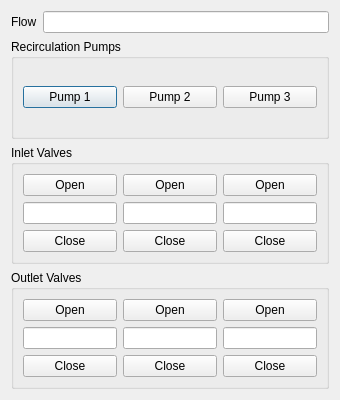
<?xml version="1.0" encoding="UTF-8"?>
<ui version="4.0">
 <class>Loop1</class>
 <widget class="QDialog" name="Loop1">
  <property name="geometry">
   <rect>
    <x>0</x>
    <y>0</y>
    <width>340</width>
    <height>400</height>
   </rect>
  </property>
  <property name="windowTitle">
   <string>Reactor Loop 1</string>
  </property>
  <layout class="QVBoxLayout" name="verticalLayout">
   <item>
    <layout class="QVBoxLayout" name="verticalLayout_2">
     <item>
      <layout class="QHBoxLayout" name="layoutLoop1Flow">
       <item>
        <widget class="QLabel" name="labelLoop1Flow">
         <property name="text">
          <string>Flow</string>
         </property>
        </widget>
       </item>
       <item>
        <widget class="QLineEdit" name="lineLoop1Flow"/>
       </item>
      </layout>
     </item>
     <item>
      <widget class="QGroupBox" name="groupLoop1Pump">
       <property name="title">
        <string>Recirculation Pumps</string>
       </property>
       <layout class="QGridLayout" name="gridLayout_4">
        <item row="0" column="0">
         <widget class="QPushButton" name="buttonLoop1Pump1">
          <property name="text">
           <string>Pump 1</string>
          </property>
          <property name="checkable">
           <bool>true</bool>
          </property>
         </widget>
        </item>
        <item row="0" column="1">
         <widget class="QPushButton" name="buttonLoop1Pump2">
          <property name="text">
           <string>Pump 2</string>
          </property>
          <property name="checkable">
           <bool>true</bool>
          </property>
         </widget>
        </item>
        <item row="0" column="2">
         <widget class="QPushButton" name="buttonLoop1Pump3">
          <property name="text">
           <string>Pump 3</string>
          </property>
          <property name="checkable">
           <bool>true</bool>
          </property>
         </widget>
        </item>
       </layout>
      </widget>
     </item>
     <item>
      <widget class="QGroupBox" name="groupLoop1Inlet">
       <property name="title">
        <string>Inlet Valves</string>
       </property>
       <layout class="QGridLayout" name="gridLayout_5">
        <item row="1" column="1">
         <widget class="QLineEdit" name="lineLoop1Inlet2"/>
        </item>
        <item row="0" column="0">
         <widget class="QPushButton" name="buttonLoop1Inlet1Open">
          <property name="text">
           <string>Open</string>
          </property>
         </widget>
        </item>
        <item row="0" column="2">
         <widget class="QPushButton" name="buttonLoop1Inlet3Open">
          <property name="text">
           <string>Open</string>
          </property>
         </widget>
        </item>
        <item row="0" column="1">
         <widget class="QPushButton" name="buttonLoop1Inlet2Open">
          <property name="text">
           <string>Open</string>
          </property>
         </widget>
        </item>
        <item row="1" column="2">
         <widget class="QLineEdit" name="lineLoop1Inlet3"/>
        </item>
        <item row="1" column="0">
         <widget class="QLineEdit" name="lineLoop1Inlet1"/>
        </item>
        <item row="2" column="0">
         <widget class="QPushButton" name="buttonLoop1Inlet1Close">
          <property name="text">
           <string>Close</string>
          </property>
         </widget>
        </item>
        <item row="2" column="1">
         <widget class="QPushButton" name="buttonLoop1Inlet2Close">
          <property name="text">
           <string>Close</string>
          </property>
         </widget>
        </item>
        <item row="2" column="2">
         <widget class="QPushButton" name="buttonLoop1Inlet3Close">
          <property name="text">
           <string>Close</string>
          </property>
         </widget>
        </item>
       </layout>
      </widget>
     </item>
     <item>
      <widget class="QGroupBox" name="groupLoop1Outlet">
       <property name="title">
        <string>Outlet Valves</string>
       </property>
       <layout class="QGridLayout" name="gridLayout_6">
        <item row="0" column="2">
         <widget class="QPushButton" name="buttonLoop1Outlet3Open">
          <property name="text">
           <string>Open</string>
          </property>
         </widget>
        </item>
        <item row="0" column="1">
         <widget class="QPushButton" name="buttonLoop1Outlet2Open">
          <property name="text">
           <string>Open</string>
          </property>
         </widget>
        </item>
        <item row="0" column="0">
         <widget class="QPushButton" name="buttonLoop1Outlet1Open">
          <property name="text">
           <string>Open</string>
          </property>
         </widget>
        </item>
        <item row="1" column="0">
         <widget class="QLineEdit" name="lineLoop1Outlet1"/>
        </item>
        <item row="1" column="1">
         <widget class="QLineEdit" name="lineLoop1Outlet2"/>
        </item>
        <item row="1" column="2">
         <widget class="QLineEdit" name="lineLoop1Outlet3"/>
        </item>
        <item row="2" column="0">
         <widget class="QPushButton" name="buttonLoop1Outlet1Close">
          <property name="text">
           <string>Close</string>
          </property>
         </widget>
        </item>
        <item row="2" column="1">
         <widget class="QPushButton" name="buttonLoop1Outlet2Close">
          <property name="text">
           <string>Close</string>
          </property>
         </widget>
        </item>
        <item row="2" column="2">
         <widget class="QPushButton" name="buttonLoop1Outlet3Close">
          <property name="text">
           <string>Close</string>
          </property>
         </widget>
        </item>
       </layout>
      </widget>
     </item>
    </layout>
   </item>
  </layout>
 </widget>
 <resources/>
 <connections/>
</ui>
